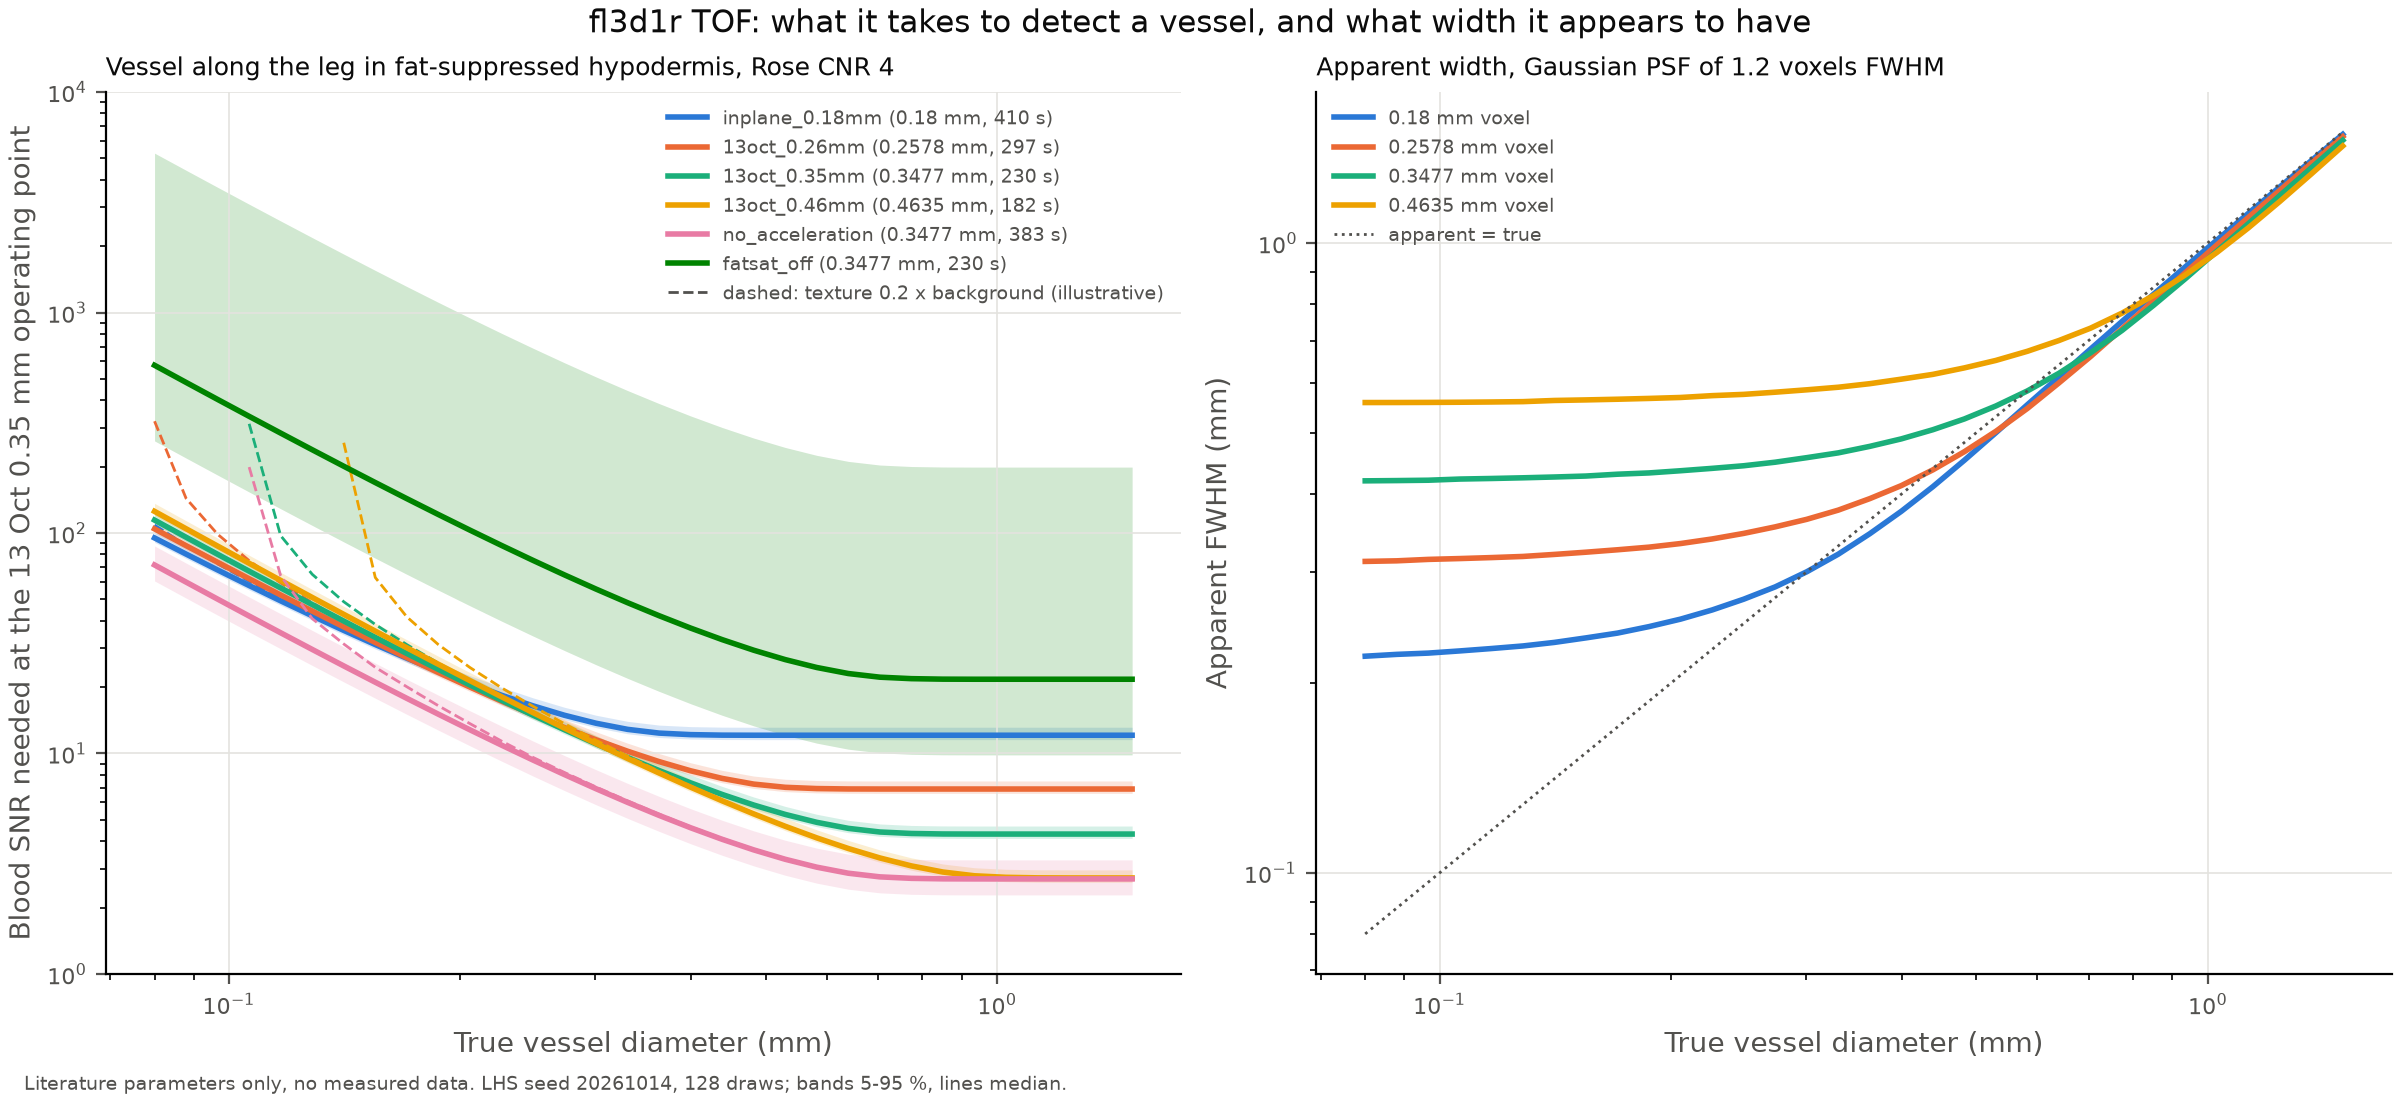

This figure's Python source:
"""Required SNR against true vessel diameter over the protocols, and apparent width against true width (Q1, Q2).

Left: the SNR each protocol needs to detect a vessel along the leg in fat-
suppressed hypodermis (Rose CNR 4 on the peak voxel), expressed as the blood
SNR the 13 Oct 0.35 mm acquisition would have to show for that protocol to
succeed: one unknown absolute sensitivity scales every protocol alike, so this
ranks protocols without it, and it is the number a later measurement can
supply (detectability.snr_available). Reference signal = blood; voxel volume,
scan time and GRAPPA g-factor convert between protocols. Solid: no texture;
dashed: background texture of STRUCTURE_FRACTION of the background signal,
an illustrative value that is not set from the images.
Right: apparent FWHM against true diameter for each in-plane voxel size.
Run: python figures/fig_detectability.py
"""
from __future__ import annotations

import numpy as np
from common import (HYPODERMIS_DEPTH_MM, INK, INK_2, SERIES, along_leg, band, draw, drawn_parameters, plt,
                    report_dominance, save, style, summary, vessel_velocity)

from detectability import apparent_fwhm, blood_fraction, snr_required
from noise import thermal_snr
from protocols import ALL_PROTOCOLS, CANDIDATES, MEASURED, Protocol

REFERENCE = MEASURED["13oct_0.35mm"]
SHOWN = ["inplane_0.18mm", "13oct_0.26mm", "13oct_0.35mm", "13oct_0.46mm", "no_acceleration", "fatsat_off"]
DIAMETERS_MM = np.geomspace(0.08, 1.5, 32)
STRUCTURE_FRACTION = 0.2  # illustrative, unjustified; the texture regime, not a measured level
INPLANE_MM = sorted({p.inplane_mm for p in ALL_PROTOCOLS.values()})
PSF_VOXELS = 1.2  # FWHM of the fully sampled Fourier PSF in voxels


def sensitivity(protocol: Protocol, tissues, others) -> dict[str, np.ndarray]:
    """Return blood and background signal and the relative blood SNR (signal x V sqrt(T) / g) over the draws."""
    seq = protocol.sequence(others["sat_band_pulse_residual"])
    flow = along_leg(protocol, HYPODERMIS_DEPTH_MM, vessel_velocity(others))
    blood = seq.blood_signal(tissues["arterial_blood"], flow, np.linspace(0, flow.path_mm(), 40)).mean(axis=0)
    background = seq.static_signal(tissues["hypodermis"], 0.5)
    g = others["grappa_r2_g_factor"] if protocol.grappa_r == 2 else 1.0
    return {"blood": blood, "background": background,
            "snr_scale": blood * thermal_snr(protocol.voxel_volume_mm3, protocol.scan_time_s, g)}


def required_at_reference(protocol: Protocol, s: dict, ref: dict, texture: float) -> np.ndarray:
    """Return, per diameter and draw, the reference acquisition's blood SNR this protocol needs."""
    contrast = (s["blood"] - s["background"]) / s["blood"]
    structure = texture * s["background"] / s["blood"]
    need = np.stack([snr_required(contrast, d, protocol.inplane_mm, structure) for d in DIAMETERS_MM])
    return need * ref["snr_scale"] / s["snr_scale"]


def left_panel(ax, tissues, others) -> dict[str, np.ndarray]:
    """Draw required reference SNR against diameter for the shown protocols; return the no-texture curves."""
    ref = sensitivity(REFERENCE, tissues, others)
    curves = {}
    for name, colour in zip(SHOWN, SERIES):
        protocol = ALL_PROTOCOLS[name]
        s = sensitivity(protocol, tissues, others)
        curves[name] = required_at_reference(protocol, s, ref, 0.0)
        band(ax, DIAMETERS_MM, curves[name], colour, f"{name} ({protocol.inplane_mm:g} mm, {protocol.scan_time_s:.0f} s)")
        with np.errstate(invalid="ignore"):  # texture can make a draw's requirement infinite
            textured = np.percentile(required_at_reference(protocol, s, ref, STRUCTURE_FRACTION), 50, axis=-1)
        ax.plot(DIAMETERS_MM, textured, color=colour, lw=1, ls="--")
    ax.plot([], [], color=INK_2, lw=1, ls="--", label=f"dashed: texture {STRUCTURE_FRACTION:g} x background (illustrative)")
    ax.set(xscale="log", yscale="log", ylim=(1, 1e4))
    ax.set_xlabel("True vessel diameter (mm)", color=INK_2)
    ax.set_ylabel("Blood SNR needed at the 13 Oct 0.35 mm operating point", color=INK_2)
    ax.set_title("Vessel along the leg in fat-suppressed hypodermis, Rose CNR 4", fontsize=9, color=INK, loc="left")
    return curves


def right_panel(ax) -> None:
    """Draw apparent FWHM against true diameter for each in-plane voxel size."""
    for a, colour in zip(INPLANE_MM, SERIES):
        ax.plot(DIAMETERS_MM, [apparent_fwhm(d, a, PSF_VOXELS) for d in DIAMETERS_MM], color=colour, lw=2,
                label=f"{a:g} mm voxel")
    ax.plot(DIAMETERS_MM, DIAMETERS_MM, color=INK_2, lw=1, ls=":", label="apparent = true")
    ax.set(xscale="log", yscale="log")
    ax.set_xlabel("True vessel diameter (mm)", color=INK_2)
    ax.set_ylabel("Apparent FWHM (mm)", color=INK_2)
    ax.set_title(f"Apparent width, Gaussian PSF of {PSF_VOXELS:g} voxels FWHM", fontsize=9, color=INK, loc="left")


def report_resolution() -> None:
    """Print Q2 per voxel size: where partial volume ends and where apparent width starts reporting true width."""
    ratios = np.geomspace(0.1, 6.0, 240)  # d / a: kappa and FWHM / a depend on nothing else
    peak = np.array([blood_fraction(r, 1.0) for r in ratios])
    fwhm = np.array([apparent_fwhm(r, 1.0, PSF_VOXELS) for r in ratios])
    peak_09 = ratios[np.argmax(peak >= 0.9)]
    within = ratios[np.argmax(np.abs(fwhm / ratios - 1) <= 0.1)]
    for a in INPLANE_MM:
        print(f"  {a:g} mm: area ratio reaches 1 at d = {2 * a / np.sqrt(np.pi):.2f} mm; mean peak-voxel fraction "
              f">= 0.9 from d = {peak_09 * a:.2f} mm; apparent FWHM within 10 % of d from d = {within * a:.2f} mm "
              f"(below about {PSF_VOXELS * a:.2f} mm it reports the PSF)")


def main() -> None:
    """Draw, compute, plot and print."""
    tissues, others = draw()
    fig, (left, right) = plt.subplots(1, 2, figsize=(12, 5.5), constrained_layout=True)
    curves = left_panel(left, tissues, others)
    right_panel(right)
    for ax in (left, right):
        style(ax)
        ax.legend(fontsize=7, frameon=False, labelcolor=INK_2)
    print("Q1: blood SNR needed at the 13 Oct 0.35 mm operating point, median [5-95 %], no texture")
    for name, c in curves.items():
        cells = [f"d {d:g} mm {summary(c[np.argmin(np.abs(DIAMETERS_MM - d))])}" for d in (0.3, 0.5, 1.0)]
        print(f"  {name}: " + "; ".join(cells))
    report_dominance("the 0.3 mm requirement, 0.35 mm protocol",
                     curves["13oct_0.35mm"][np.argmin(np.abs(DIAMETERS_MM - 0.3))], drawn_parameters(tissues, others))
    print("Q2: resolution")
    report_resolution()
    fig.suptitle("fl3d1r TOF: what it takes to detect a vessel, and what width it appears to have", fontsize=11, color=INK)
    save(fig, "fig_detectability")


if __name__ == "__main__":
    main()
